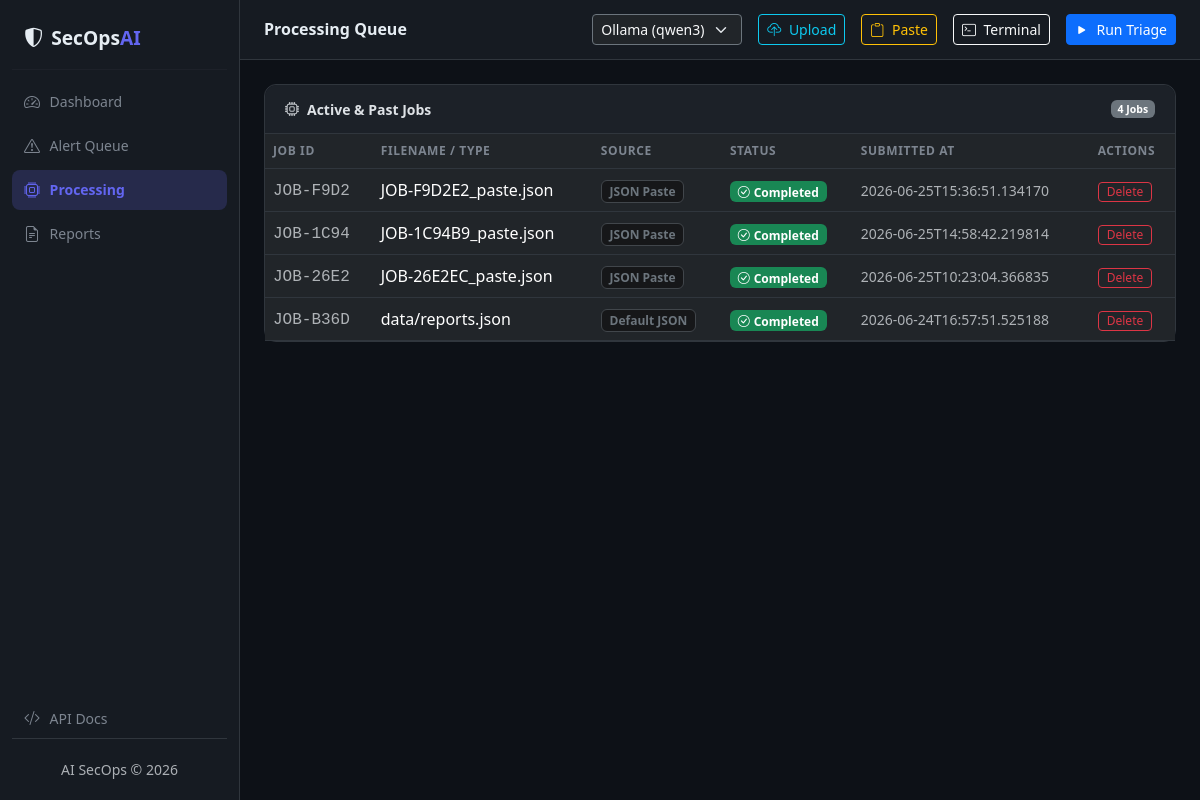
/processing/, run on the app's committed database.
### tables this page shows
CREATE TABLE processing_jobs (
                    job_id      TEXT PRIMARY KEY,
                    filename    TEXT,
                    source      TEXT,
                    status      TEXT,
                    created_at  TEXT
                );

### app/routes/processing.py (the view)
@router.get("/", name="processing")
async def processing_list(request: Request):
    db = request.app.state.db
    jobs = db.get_jobs()
    return request.app.state.templates.TemplateResponse("processing.html", {
        "request": request,
        "jobs": jobs
    })

### app/templates/processing.html (shortened to what this page needs)
{% extends "base.html" %}
{% block page_title %}Processing Queue{% endblock %}
{% block content %}
<div id="processing-container" hx-get="/processing/" hx-trigger="every 3s" hx-select="#processing-container" hx-swap="outerHTML">
  <div class="card card-dark">
    <div class="card-header d-flex justify-content-between align-items-center">
      <span><i class="bi bi-cpu me-2"></i>Active & Past Jobs</span>
      <span class="badge bg-secondary">{{ jobs|length }} Jobs</span>
    </div>
    <div class="card-body p-0">
      <div class="table-responsive">
        <table class="table table-hover mb-0 align-middle">
          <thead>
            <tr>
              <th>Job ID</th>
              <th>Filename / Type</th>
              <th>Source</th>
              <th>Status</th>
              <th>Submitted At</th>
              <th>Actions</th>
            </tr>
          </thead>
          <tbody>
            {% for job in jobs %}
            <tr>
              <td><span class="font-monospace text-muted">{{ job.job_id[:8] }}</span></td>
              <td class="text-truncate" style="max-width: 250px;">{{ job.filename or job.type }}</td>
              <td><span class="badge bg-secondary-subtle text-secondary border border-secondary-subtle">{{ job.source or 'upload' }}</span></td>
              <td>
                {% if job.status == 'QUEUED' %}
                  <span class="badge bg-info text-dark"><i class="bi bi-hourglass me-1"></i>Queued</span>
                {% elif job.status == 'PROCESSING' %}
                  <span class="badge bg-primary"><i class="bi bi-arrow-repeat spin me-1"></i>Processing</span>
                {% elif job.status == 'COMPLETED' %}
                  <span class="badge bg-success"><i class="bi bi-check-circle me-1"></i>Completed</span>
                {% elif job.status == 'CANCELED' %}
                  <span class="badge bg-warning text-dark"><i class="bi bi-slash-circle me-1"></i>Canceled</span>
                {% else %}
                  <span class="badge bg-danger"><i class="bi bi-exclamation-triangle me-1"></i>Failed</span>
                {% endif %}
              </td>
              <td><small class="text-muted">{{ job.created_at }}</small></td>
              <td>
                <button class="btn btn-sm btn-outline-danger py-0 px-2" style="font-size: 0.75rem;"
                        hx-delete="/api/jobs/{{ job.job_id }}"
                        hx-swap="none"
                        onclick="showToast('Job Deleted', 'Job has been removed.', 'danger')">
                  Delete
                </button>
              </td>
            </tr>
            {% else %}
            <tr><td colspan="6" class="text-center text-muted py-4">No processing jobs found.</td></tr>
            {% endfor %}
          </tbody>
        </table>
      </div>
    </div>
  </div>
</div>
{% endblock %}

### app/static/css/main.css (style rules this page uses)
:root { --bg: #0d1117; --surface: #161b22; --surface-2: #1c2128; --border: #30363d; --text: #e6edf3; --text-muted: #7d8590; --accent: #6366f1; --accent-glow: rgba(99,102,241,.2); --sidebar-w: 240px; font-family: 'Inter', system-ui, sans-serif; }
html, body { height: 100%; background: var(--bg); color: var(--text); }
.card-dark { background: var(--surface) !important; border: 1px solid var(--border) !important; border-radius: 12px; }
.card-dark .card-header { background: var(--surface-2) !important; border-bottom: 1px solid var(--border); font-weight: 600; font-size: .875rem; border-radius: 12px 12px 0 0 !important; padding: .85rem 1.25rem; }
.table thead th { font-size: .75rem; text-transform: uppercase; letter-spacing: .05em; color: var(--text-muted); border-bottom: 1px solid var(--border) !important; }
.table td { border-color: var(--border) !important; vertical-align: middle; }

### data on the page
processing_jobs: job_id "JOB-F9D2", filename "JOB-F9D2E2_paste.json", source "JSON Paste", status "COMPLETED" (drawn), created_at "2026-06-25T15:36:51.134170"
processing_jobs: job_id "JOB-1C94", filename "JOB-1C94B9_paste.json", source "JSON Paste", status "COMPLETED" (drawn), created_at "2026-06-25T14:58:42.219814"
processing_jobs: job_id "JOB-26E2", filename "JOB-26E2EC_paste.json", source "JSON Paste", status "COMPLETED" (drawn), created_at "2026-06-25T10:23:04.366835"
processing_jobs: job_id "JOB-B36D", filename "data/reports.json", source "Default JSON", status "COMPLETED" (drawn), created_at "2026-06-24T16:57:51.525188"

### other printed values
{{ jobs|length }} "4"
